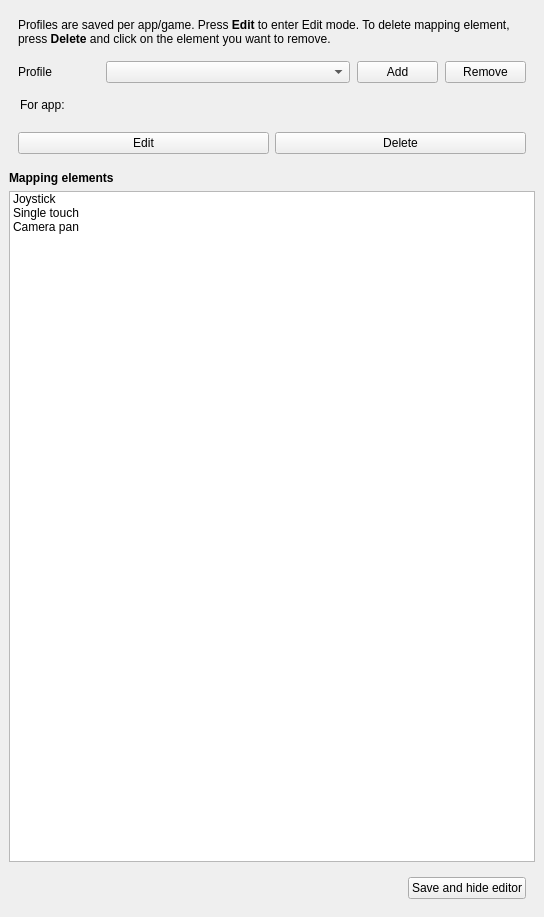
<?xml version="1.0" encoding="UTF-8"?>
<ui version="4.0">
 <class>editor_widget</class>
 <widget class="QDockWidget" name="editor_widget">
  <property name="geometry">
   <rect>
    <x>0</x>
    <y>0</y>
    <width>544</width>
    <height>917</height>
   </rect>
  </property>
  <property name="locale">
   <locale language="English" country="UnitedStates"/>
  </property>
  <property name="windowTitle">
   <string>Touch mapping editor</string>
  </property>
  <widget class="QWidget" name="editor_widget_avail_content">
   <layout class="QGridLayout" name="gridLayout">
    <item row="4" column="0">
     <layout class="QVBoxLayout" name="verticalLayout">
      <item>
       <widget class="QLabel" name="label">
        <property name="text">
         <string>&lt;b&gt;Mapping elements&lt;/b&gt;</string>
        </property>
       </widget>
      </item>
      <item>
       <widget class="QListWidget" name="map_comps_list">
        <property name="sizePolicy">
         <sizepolicy hsizetype="Expanding" vsizetype="Expanding">
          <horstretch>0</horstretch>
          <verstretch>0</verstretch>
         </sizepolicy>
        </property>
        <item>
         <property name="text">
          <string>Joystick</string>
         </property>
        </item>
        <item>
         <property name="text">
          <string>Single touch</string>
         </property>
        </item>
        <item>
         <property name="text">
          <string>Camera pan</string>
         </property>
        </item>
       </widget>
      </item>
     </layout>
    </item>
    <item row="2" column="0">
     <widget class="QWidget" name="horizontalWidget66" native="true">
      <layout class="QHBoxLayout" name="horizontalLayout_6">
       <property name="leftMargin">
        <number>11</number>
       </property>
       <property name="rightMargin">
        <number>11</number>
       </property>
       <item>
        <widget class="QLabel" name="current_app_profile_label">
         <property name="text">
          <string>For app: </string>
         </property>
         <property name="margin">
          <number>2</number>
         </property>
        </widget>
       </item>
      </layout>
     </widget>
    </item>
    <item row="5" column="0">
     <widget class="QWidget" name="horizontalWidget" native="true">
      <property name="layoutDirection">
       <enum>Qt::LeftToRight</enum>
      </property>
      <layout class="QHBoxLayout" name="horizontalLayout_4">
       <item>
        <spacer name="horizontalSpacer">
         <property name="orientation">
          <enum>Qt::Horizontal</enum>
         </property>
         <property name="sizeHint" stdset="0">
          <size>
           <width>40</width>
           <height>20</height>
          </size>
         </property>
        </spacer>
       </item>
       <item>
        <widget class="QPushButton" name="save_toggle_profile_btn">
         <property name="sizePolicy">
          <sizepolicy hsizetype="Fixed" vsizetype="Fixed">
           <horstretch>0</horstretch>
           <verstretch>0</verstretch>
          </sizepolicy>
         </property>
         <property name="layoutDirection">
          <enum>Qt::LeftToRight</enum>
         </property>
         <property name="text">
          <string>Save and hide editor</string>
         </property>
        </widget>
       </item>
      </layout>
     </widget>
    </item>
    <item row="1" column="0">
     <widget class="QWidget" name="horizontalWidget" native="true">
      <property name="sizePolicy">
       <sizepolicy hsizetype="Preferred" vsizetype="Fixed">
        <horstretch>0</horstretch>
        <verstretch>0</verstretch>
       </sizepolicy>
      </property>
      <layout class="QHBoxLayout" name="horizontalLayout" stretch="1,3,1,1">
       <property name="spacing">
        <number>7</number>
       </property>
       <property name="topMargin">
        <number>0</number>
       </property>
       <property name="bottomMargin">
        <number>0</number>
       </property>
       <item>
        <widget class="QLabel" name="profileLabel">
         <property name="locale">
          <locale language="English" country="UnitedStates"/>
         </property>
         <property name="text">
          <string>Profile</string>
         </property>
        </widget>
       </item>
       <item>
        <widget class="QComboBox" name="profile_combo_box"/>
       </item>
       <item>
        <widget class="QPushButton" name="profile_add_btn">
         <property name="text">
          <string>Add</string>
         </property>
        </widget>
       </item>
       <item>
        <widget class="QPushButton" name="profile_remove_btn">
         <property name="text">
          <string>Remove</string>
         </property>
        </widget>
       </item>
      </layout>
     </widget>
    </item>
    <item row="0" column="0">
     <widget class="QWidget" name="horizontalWidget_2" native="true">
      <property name="sizePolicy">
       <sizepolicy hsizetype="Preferred" vsizetype="Fixed">
        <horstretch>0</horstretch>
        <verstretch>0</verstretch>
       </sizepolicy>
      </property>
      <layout class="QHBoxLayout" name="horizontalLayout_2">
       <property name="sizeConstraint">
        <enum>QLayout::SetDefaultConstraint</enum>
       </property>
       <item>
        <widget class="QLabel" name="profile_help_label">
         <property name="sizePolicy">
          <sizepolicy hsizetype="Preferred" vsizetype="Fixed">
           <horstretch>0</horstretch>
           <verstretch>0</verstretch>
          </sizepolicy>
         </property>
         <property name="text">
          <string>Profiles are saved per app/game. Press &lt;b&gt;Edit&lt;/b&gt; to enter Edit mode. To delete mapping element, press &lt;b&gt;Delete&lt;/b&gt; and click on the element you want to remove.</string>
         </property>
         <property name="scaledContents">
          <bool>false</bool>
         </property>
         <property name="wordWrap">
          <bool>true</bool>
         </property>
        </widget>
       </item>
      </layout>
     </widget>
    </item>
    <item row="3" column="0">
     <widget class="QWidget" name="horizontalWidget_3" native="true">
      <property name="sizePolicy">
       <sizepolicy hsizetype="Preferred" vsizetype="Fixed">
        <horstretch>0</horstretch>
        <verstretch>0</verstretch>
       </sizepolicy>
      </property>
      <layout class="QHBoxLayout" name="horizontalLayout_3">
       <property name="topMargin">
        <number>5</number>
       </property>
       <property name="bottomMargin">
        <number>11</number>
       </property>
       <item>
        <widget class="QPushButton" name="edit_mode_btn">
         <property name="text">
          <string>Edit</string>
         </property>
         <property name="checkable">
          <bool>true</bool>
         </property>
        </widget>
       </item>
       <item>
        <widget class="QPushButton" name="delete_mode_btn">
         <property name="text">
          <string>Delete</string>
         </property>
         <property name="checkable">
          <bool>true</bool>
         </property>
        </widget>
       </item>
      </layout>
     </widget>
    </item>
   </layout>
  </widget>
 </widget>
 <resources/>
 <connections/>
</ui>
